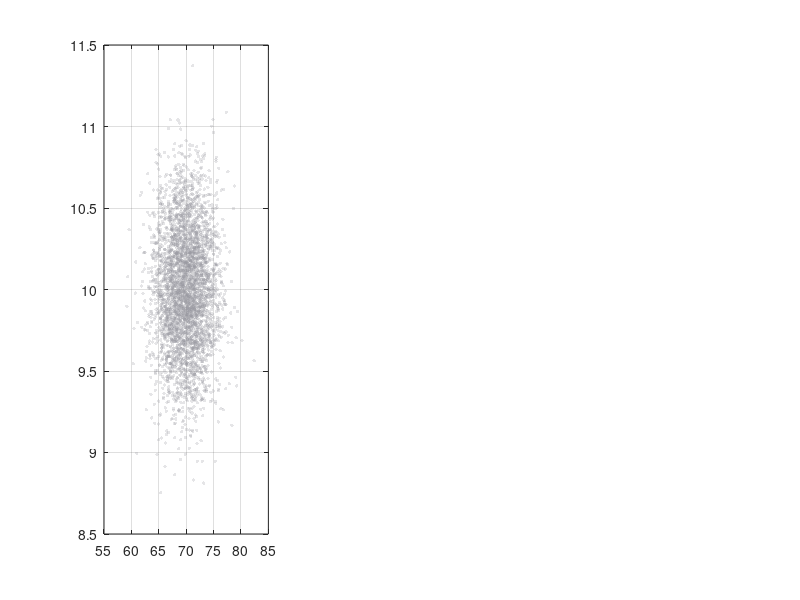

Write MATLAB code to recreate this figure. (Note: this script raises an error after producing the figure.)
%% Polar -> Cartesian : Monte-Carlo truth vs first-order (EKF) linearization
%  SEL5917 — Nonlinear Filtering
%  A Gaussian in polar coordinates (r, theta) is pushed through the nonlinear map
%       g(r,theta) = [ r*cos(theta) ; r*sin(theta) ]
%  We compare:
%    (MC)   the true transformed distribution: samples + sample mean/cov ellipse
%    (LIN)  the first-order Taylor (EKF) approximation:
%              mean_lin = g(mu),   cov_lin = G * Sigma * G',   G = dg/d[r,theta]|mu
%  Sweeping the bearing std sigma_theta shows how badly the linearization fails
%  as the nonlinearity (angular spread) grows.
%
%  Output:  ../images/polar2cart_linearization.gif  and  .png
%  Author: generated for Prof. Marcos R. Fernandes.

clear; clc; close all; rng(3);

%% input Gaussian in polar coordinates
r0   = 10;                 % mean range  [m]
th0  = deg2rad(70);        % mean bearing
sr   = 0.35;               % range std   [m]
Nmc  = 4000;               % Monte-Carlo samples

% fixed standard-normal draws so the cloud morphs smoothly across frames
z1 = randn(Nmc,1);  z2 = randn(Nmc,1);

% bearing std sweep (deg): grow, then hold on the worst case
sth_deg = [linspace(3,34,34), 34*ones(1,8)];

here   = fileparts(mfilename('fullpath'));
gifOut = fullfile(here,'..','images','polar2cart_linearization.gif');
pngOut = fullfile(here,'..','images','polar2cart_linearization.png');

fig = figure('Color','w','Position',[60 60 1320 600]);
cMC=[0.09 0.60 0.40]; cLIN=[0.89 0.20 0.13]; cPT=[0.16 0.17 0.20];

for fidx = 1:numel(sth_deg)
    sth = deg2rad(sth_deg(fidx));
    Sigma = diag([sr^2, sth^2]);

    % --- Monte-Carlo truth ---
    r  = r0 + sr*z1;
    th = th0 + sth*z2;
    X  = r.*cos(th);   Y = r.*sin(th);
    P  = [X Y];
    muMC  = mean(P,1)';
    covMC = cov(P);

    % --- first-order (EKF) linearization ---
    muL = [r0*cos(th0); r0*sin(th0)];
    G   = [cos(th0), -r0*sin(th0);
           sin(th0),  r0*cos(th0)];
    covL = G*Sigma*G';

    meanErr = norm(muMC - muL);

    clf(fig);
    % ---------- left: input Gaussian in polar space ----------
    ax1 = subplot(1,3,1); hold(ax1,'on'); box(ax1,'on'); grid(ax1,'on');
    scatter(ax1, rad2deg(th), r, 6, [0.6 0.6 0.62],'filled','MarkerFaceAlpha',0.25);
    draw_ellipse(ax1, [rad2deg(th0); r0], diag([rad2deg(sth)^2, sr^2]), 2, cMC);
    plot(ax1, rad2deg(th0), r0, 'o','Color',cMC,'MarkerFaceColor',cMC,'MarkerSize',7);
    xlabel(ax1,'bearing  \theta  [deg]'); ylabel(ax1,'range  r  [m]');
    title(ax1,'Input:  Gaussian in polar space','FontSize',12);
    xlim(ax1,[th0*180/pi-105, th0*180/pi+105]); ylim(ax1,[r0-4*sr, r0+4*sr]);

    % ---------- right: Cartesian, MC truth vs linearization ----------
    ax2 = subplot(1,3,[2 3]); hold(ax2,'on'); box(ax2,'on'); grid(ax2,'on'); axis(ax2,'equal');
    scatter(ax2, X, Y, 6, [0.62 0.62 0.66],'filled','MarkerFaceAlpha',0.20);
    hT = draw_ellipse(ax2, muMC, covMC, 2, cMC);    % true (MC)
    hL = draw_ellipse(ax2, muL,  covL,  2, cLIN);   % linearized (EKF)
    plot(ax2, muMC(1),muMC(2),'o','Color',cMC,'MarkerFaceColor',cMC,'MarkerSize',7);
    plot(ax2, muL(1), muL(2), 's','Color',cLIN,'MarkerFaceColor',cLIN,'MarkerSize',8);
    % radar at origin + ray to the mean point
    plot(ax2,0,0,'^','Color',cPT,'MarkerFaceColor',cPT,'MarkerSize',9);
    plot(ax2,[0 muL(1)],[0 muL(2)],'-','Color',[cPT 0.4]);
    xlabel(ax2,'p_x  [m]'); ylabel(ax2,'p_y  [m]');
    xlim(ax2,[-7 10]); ylim(ax2,[1 12]);
    legend(ax2,[hT hL],{'Monte-Carlo (true)','1^{st}-order Taylor / EKF'}, ...
           'Location','southwest','FontSize',10,'Box','off');
    title(ax2, sprintf('Cartesian:  \\sigma_\\theta = %2.0f^\\circ    |    mean error = %.2f m', ...
          sth_deg(fidx), meanErr),'FontSize',12);

    sgtitle(fig, 'Polar \rightarrow Cartesian:  how the first-order linearization breaks down', ...
            'FontSize',14,'FontWeight','bold');

    drawnow;
    frame = getframe(fig);
    [A,cm] = rgb2ind(frame2im(frame),256);
    if fidx==1
        imwrite(A,cm,gifOut,'gif','LoopCount',Inf,'DelayTime',0.12);
    else
        imwrite(A,cm,gifOut,'gif','WriteMode','append','DelayTime',0.12);
    end
end
try, exportgraphics(fig,pngOut,'Resolution',130); catch, saveas(fig,pngOut); end
fprintf('sigma_theta = %.0f deg (final)\n', sth_deg(end));
fprintf('MC   mean = [%.3f %.3f]\n', muMC);
fprintf('LIN  mean = [%.3f %.3f]   (g(mu))\n', muL);
fprintf('mean error = %.3f m,   MC radius bias = %.3f m\n', norm(muMC-muL), r0-norm(muMC));
fprintf('Saved GIF -> %s\n', gifOut);
fprintf('Saved PNG -> %s\n', pngOut);

%% ---- ellipse helper ----
function h = draw_ellipse(ax, mu, C, ns, col)
    C=(C+C')/2; [V,D]=eig(C); D=max(D,0);
    t=linspace(0,2*pi,90);
    e=V*sqrt(D)*[cos(t);sin(t)]*ns;
    h=plot(ax, mu(1)+e(1,:), mu(2)+e(2,:), '-','Color',col,'LineWidth',2.2);
end
